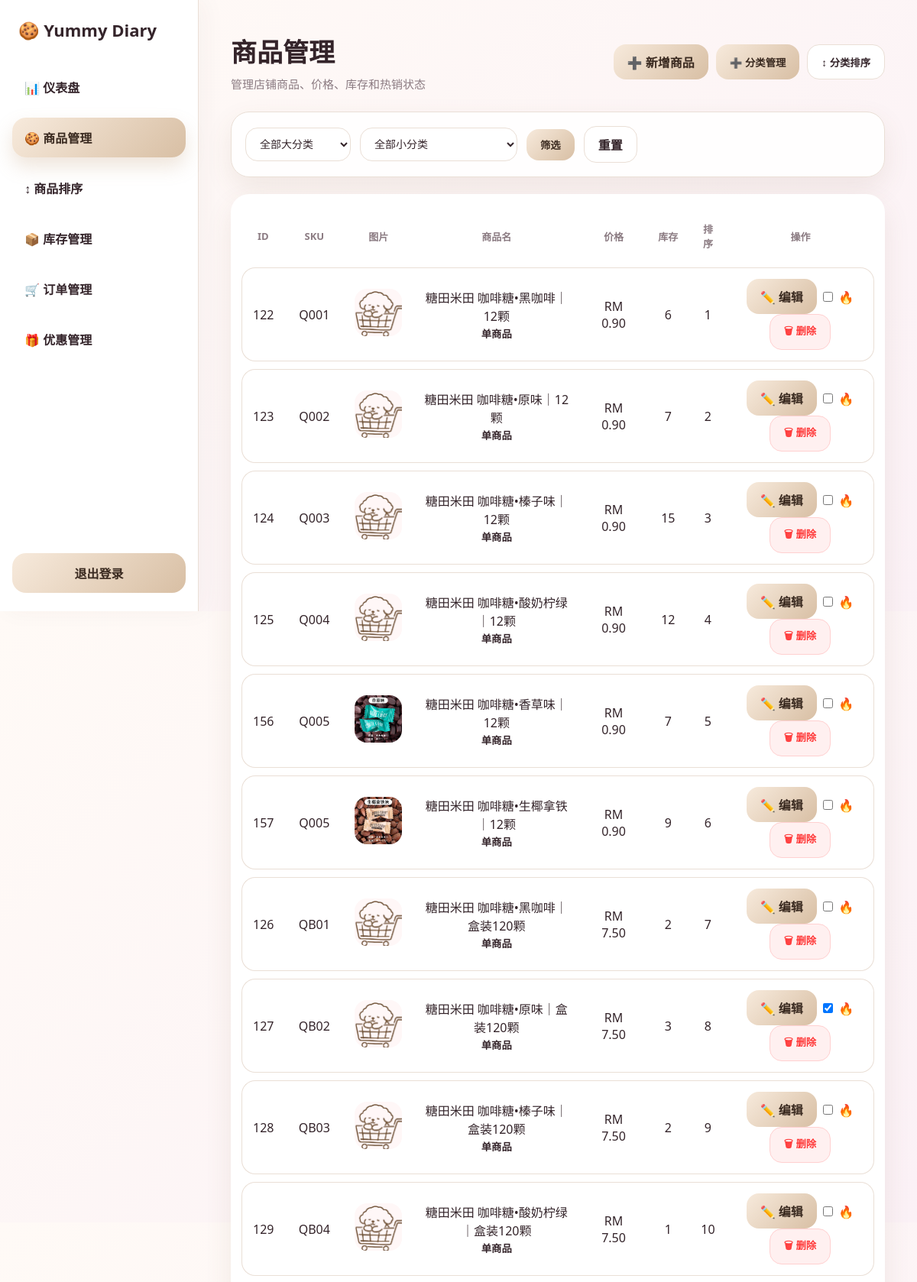
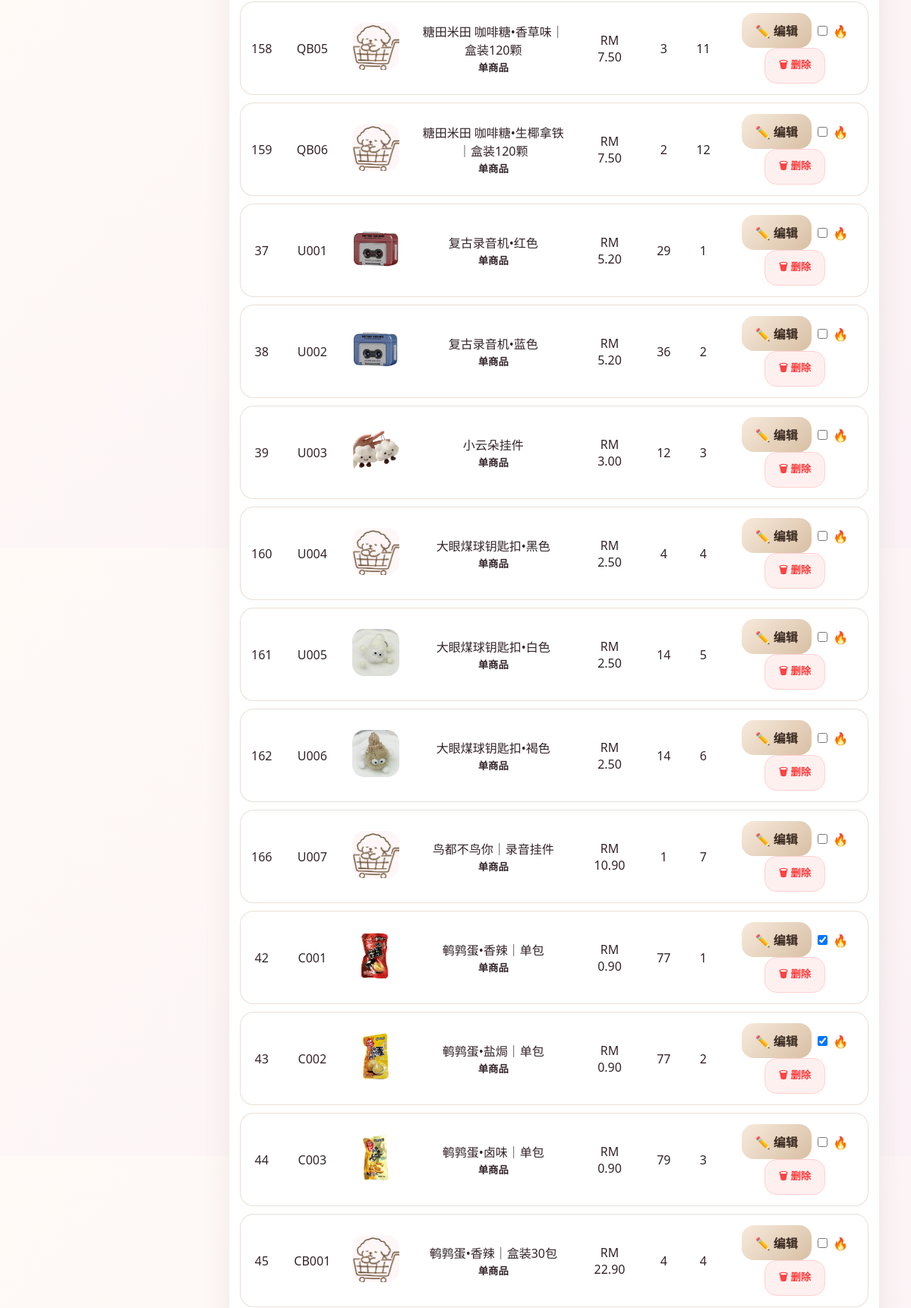
/backend/products.php (signed in, upper part), run on the app's committed database (2 pictures, top to bottom).
### tables this page shows
CREATE TABLE `products` (
  `id` int(11) NOT NULL,
  `sku` varchar(50) DEFAULT NULL,
  `name` varchar(100) NOT NULL,
  `description` text DEFAULT NULL,
  `price` decimal(10,2) NOT NULL,
  `stock` int(11) DEFAULT 0,
  `image` varchar(255) DEFAULT NULL,
  `created_at` timestamp NULL DEFAULT current_timestamp(),
  `category` varchar(50) DEFAULT 'other',
  `image_url` varchar(255) DEFAULT NULL,
  `old_category` varchar(50) DEFAULT NULL,
  `pinyin` varchar(255) DEFAULT NULL,
  `sort_order` int(11) NOT NULL DEFAULT 0,
  `warning_level` int(11) DEFAULT 5,
  `is_hot` tinyint(1) DEFAULT 0,
  `hot_order` int(11) DEFAULT 0
);

### backend/products.php (the view, shortened to what this page needs)
<?php
require __DIR__ . '/../config.php';
$stmt = $pdo->query(
    "SELECT
        g.group_key,
        g.label AS group_label,
        c.category_key,
        c.name AS category_name
     FROM category_groups g
     JOIN product_categories c ON c.group_id = g.id
     WHERE g.status = 1 AND c.status = 1
     ORDER BY g.sort_order ASC, c.sort_order ASC"
);
$selectedGroup = $_GET['group'] ?? '';
$selectedCat = $_GET['cat'] ?? '';
if ($selectedCat !== '') {
    $stmt = $pdo->prepare("SELECT * FROM products WHERE category=? AND parent_product_id IS NULL ORDER BY sort_order ASC,id DESC");
    $stmt->execute([$selectedCat]);
} else {
    $stmt = $pdo->query("SELECT * FROM products WHERE parent_product_id IS NULL ORDER BY category ASC, sort_order ASC,id DESC");
}
$products = $stmt->fetchAll(PDO::FETCH_ASSOC);
?>
<!DOCTYPE html>
<html lang="zh-CN">
<head>
<link rel="stylesheet" href="/yummy-diary/backend/css/admin_layout.css">
</head>
<body>
<?php include __DIR__ . '/includes/sidebar.php'; ?>
<main>
  <section class="page-header">
    <div class="page-title">
      <h2>商品管理</h2>
      <p>管理店铺商品、价格、库存和热销状态</p>
    </div>
    <div class="page-actions">
      <a href="add_product.php" class="btn btn-edit">➕ 新增商品</a>
      <button type="button" class="btn btn-edit" onclick="openCategoryModal()">➕ 分类管理</button>
      <button type="button" class="btn btn-move" onclick="openSortModal()">↕ 分类排序</button>
    </div>
  </section>
  <form class="category-filter" method="get">
    <select id="groupSelect" name="group">
      <option value="">全部大分类</option>
    </select>
    <select id="catSelect" name="cat">
      <option value="">全部小分类</option>
    </select>
    <button type="submit" class="btn btn-edit">筛选</button>
    <a href="products.php" class="btn btn-move">重置</a>
  </form>
  <div class="table-wrapper">
    <table>
      <tr><th>ID</th><th>SKU</th><th>图片</th><th>商品名</th><th>价格</th><th>库存</th><th>排序</th><th>操作</th></tr>
      <?php foreach($products as $p): ?>
      <tr>
        <td><?= $p['id'] ?></td>
        <td><?= htmlspecialchars($p['sku']) ?></td>
        <td><?php if($p['image_url']): ?><img src="/yummy-diary/<?= htmlspecialchars($p['image_url']) ?>" onerror="this.onerror=null;this.src='/yummy-diary/images/soldout.png';" class="thumb"><?php endif; ?></td>
        <td>
          <?= htmlspecialchars($p['name']) ?>
          <br><small><strong><?= ($p['product_type'] ?? 'single') === 'grouped' ? '分类商品' : '单商品' ?></strong></small>
        </td>
        <td>RM <?= number_format($p['price'],2) ?></td>
        <td><?= $p['stock'] ?></td>
        <td><?= $p['sort_order'] ?></td>
        <td>
          <a href="edit_product.php?id=<?= $p['id'] ?>"
             class="btn btn-edit">
             ✏️ 编辑
          </a>
          <form method="post" style="display:inline;">
            <label>
              <input type="checkbox" name="is_hot" value="1"
                <?= $p['is_hot'] ? 'checked' : '' ?>
                onchange="this.form.submit()">
              🔥
            </label>
          </form>
          <form method="post" style="display:inline;" onsubmit="return confirm('确定删除？')">
            <button type="submit" name="delete_product" value="<?= (int)$p['id'] ?>" class="btn btn-delete">
              🗑 删除
            </button>
          </form>
        </td>
      </tr>
      <?php endforeach; ?>
    </table>
  </div>
</main>
</body>
</html>

### backend/css/admin_layout.css (style rules this page uses)
:root { --bg:#fbf7f3; --card:#ffffff; --cream:#f6efe7; --cream-dark:#e8d8c8; --cream-deep:#c8aa8c; --cream-soft:#fffaf4; --cream-border:#eadccd; --text:#34242a; --muted:#8b7b82; --line:#eadfd6; --shadow:0 14px 35px rgba(120,90,60,.10); --radius:24px; }
* { box-sizing:border-box; }
body { margin:0; font-family:"Segoe UI",Arial,sans-serif; background:linear-gradient(135deg,#fffaf6 0%,#fbf1f6 100%); color:var(--text); }
main { margin-left:260px; padding:42px; min-height:100vh; }
.page-header { display:flex; justify-content:space-between; align-items:center; margin-bottom:26px; }
.page-title h2 { margin:0; font-size:34px; color:var(--text); }
.page-title p { margin:8px 0 0; color:var(--muted); font-size:15px; }
.admin-filter, .category-filter, form[method="get"] { background:rgba(255,255,255,.9); border:1px solid var(--line); border-radius:24px; padding:18px; display:flex; flex-wrap:wrap; gap:12px; align-items:center; box-shadow:var(--shadow); margin-bottom:22px; }
input, select, textarea { border:1px solid var(--line); background:#fff; border-radius:16px; padding:12px 14px; font-size:14px; outline:none; color:var(--text); }
.btn, button, .btn-update, .btn-edit { border:none; border-radius:16px; padding:11px 18px; background:linear-gradient(135deg,#f7eadc,#d8bfa4); color:#3a2a20; font-weight:700; cursor:pointer; text-decoration:none; display:inline-flex; align-items:center; justify-content:center; gap:6px; transition:.2s; }
.btn-move, .btn-reset { background:#fff; color:var(--text); border:1px solid var(--line); }
.btn-delete { background:#fff0f0; color:#ff3b3b; border:1px solid #ffd0d0; }
.table-wrapper { background:#fff; border-radius:24px; padding:14px; box-shadow:var(--shadow); overflow:auto; }
table { width:100%; border-collapse:separate; border-spacing:0 10px; background:transparent; }
th { color:var(--muted); font-size:13px; text-align:center; padding:12px; border:none; }
td { background:#fff; border-top:1px solid var(--line); border-bottom:1px solid var(--line); padding:14px; text-align:center; }
td:first-child { border-left:1px solid var(--line); border-radius:18px 0 0 18px; }
td:last-child { border-right:1px solid var(--line); border-radius:0 18px 18px 0; }
.thumb { width:62px; height:62px; object-fit:cover; border-radius:16px; background:#fff7f7; }

### backend/products.php (style rules this page uses)
.table-wrapper { overflow-x:auto; }
.page-header { display:flex;justify-content:space-between;align-items:center;gap:16px; }
.page-header .page-title { flex:1; }
.page-actions { display:flex;gap:10px;flex-wrap:wrap;justify-content:flex-end; }

### data on the page
products: id "122", sku "Q001", name "糖田米田 咖啡糖•黑咖啡｜12颗", product_type "单商品", price "0.90", stock "6", sort_order "1"
products: id "123", sku "Q002", name "糖田米田 咖啡糖•原味｜12颗", product_type "单商品", price "0.90", stock "7", sort_order "2"
products: id "124", sku "Q003", name "糖田米田 咖啡糖•榛子味｜12颗", product_type "单商品", price "0.90", stock "15", sort_order "3"
products: id "125", sku "Q004", name "糖田米田 咖啡糖•酸奶柠绿｜12颗", product_type "单商品", price "0.90", stock "12", sort_order "4"
products: id "156", sku "Q005", image_url (picture), name "糖田米田 咖啡糖•香草味｜12颗", product_type "单商品", price "0.90", stock "7", sort_order "5"
products: id "157", sku "Q005", image_url (picture), name "糖田米田 咖啡糖•生椰拿铁｜12颗", product_type "单商品", price "0.90", stock "9", sort_order "6"
products: id "126", sku "QB01", name "糖田米田 咖啡糖•黑咖啡｜盒装120颗", product_type "单商品", price "7.50", stock "2", sort_order "7"
products: id "127", sku "QB02", name "糖田米田 咖啡糖•原味｜盒装120颗", product_type "单商品", price "7.50", stock "3", sort_order "8", is_hot "☑"
products: id "128", sku "QB03", name "糖田米田 咖啡糖•榛子味｜盒装120颗", product_type "单商品", price "7.50", stock "2", sort_order "9"
products: id "129", sku "QB04", name "糖田米田 咖啡糖•酸奶柠绿｜盒装120颗", product_type "单商品", price "7.50", stock "1", sort_order "10"
products: id "158", sku "QB05", name "糖田米田 咖啡糖•香草味｜盒装120颗", product_type "单商品", price "7.50", stock "3", sort_order "11"
products: id "159", sku "QB06", name "糖田米田 咖啡糖•生椰拿铁｜盒装120颗", product_type "单商品", price "7.50", stock "2", sort_order "12"
products: id "37", sku "U001", image_url (picture), name "复古录音机•红色", product_type "单商品", price "5.20", stock "29", sort_order "1"
products: id "38", sku "U002", image_url (picture), name "复古录音机•蓝色", product_type "单商品", price "5.20", stock "36", sort_order "2"
products: id "39", sku "U003", image_url (picture), name "小云朵挂件", product_type "单商品", price "3.00", stock "12", sort_order "3"
products: id "160", sku "U004", name "大眼煤球钥匙扣•黑色", product_type "单商品", price "2.50", stock "4", sort_order "4"
products: id "161", sku "U005", image_url (picture), name "大眼煤球钥匙扣•白色", product_type "单商品", price "2.50", stock "14", sort_order "5"
products: id "162", sku "U006", image_url (picture), name "大眼煤球钥匙扣•褐色", product_type "单商品", price "2.50", stock "14", sort_order "6"
products: id "166", sku "U007", name "鸟都不鸟你｜录音挂件", product_type "单商品", price "10.90", stock "1", sort_order "7"
products: id "42", sku "C001", image_url (picture), name "鹌鹑蛋•香辣｜单包", product_type "单商品", price "0.90", stock "77", sort_order "1", is_hot "☑"
products: id "43", sku "C002", image_url (picture), name "鹌鹑蛋•盐焗｜单包", product_type "单商品", price "0.90", stock "77", sort_order "2", is_hot "☑"
products: id "44", sku "C003", image_url (picture), name "鹌鹑蛋•卤味｜单包", product_type "单商品", price "0.90", stock "79", sort_order "3"
products: id "45", sku "CB001", name "鹌鹑蛋•香辣｜盒装30包", product_type "单商品", price "22.90", stock "4", sort_order "4"
